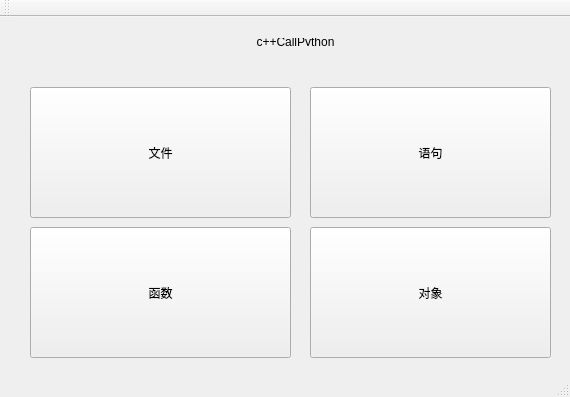
<?xml version="1.0" encoding="UTF-8"?>
<ui version="4.0">
 <class>cpythonClass</class>
 <widget class="QMainWindow" name="cpythonClass">
  <property name="geometry">
   <rect>
    <x>0</x>
    <y>0</y>
    <width>570</width>
    <height>397</height>
   </rect>
  </property>
  <property name="windowTitle">
   <string>cpython</string>
  </property>
  <widget class="QWidget" name="centralWidget">
   <widget class="QWidget" name="widget" native="true">
    <property name="geometry">
     <rect>
      <x>10</x>
      <y>10</y>
      <width>571</width>
      <height>30</height>
     </rect>
    </property>
    <layout class="QVBoxLayout" name="verticalLayout">
     <item>
      <widget class="QLabel" name="label">
       <property name="layoutDirection">
        <enum>Qt::LeftToRight</enum>
       </property>
       <property name="text">
        <string>c++CallPython</string>
       </property>
       <property name="alignment">
        <set>Qt::AlignCenter</set>
       </property>
      </widget>
     </item>
    </layout>
   </widget>
   <widget class="QToolButton" name="toolButton">
    <property name="geometry">
     <rect>
      <x>30</x>
      <y>70</y>
      <width>261</width>
      <height>131</height>
     </rect>
    </property>
    <property name="text">
     <string>文件</string>
    </property>
   </widget>
   <widget class="QToolButton" name="toolButton_2">
    <property name="geometry">
     <rect>
      <x>310</x>
      <y>70</y>
      <width>241</width>
      <height>131</height>
     </rect>
    </property>
    <property name="text">
     <string>语句</string>
    </property>
   </widget>
   <widget class="QToolButton" name="toolButton_3">
    <property name="geometry">
     <rect>
      <x>30</x>
      <y>210</y>
      <width>261</width>
      <height>131</height>
     </rect>
    </property>
    <property name="text">
     <string>函数</string>
    </property>
   </widget>
   <widget class="QToolButton" name="toolButton_4">
    <property name="geometry">
     <rect>
      <x>310</x>
      <y>210</y>
      <width>241</width>
      <height>131</height>
     </rect>
    </property>
    <property name="text">
     <string>对象</string>
    </property>
   </widget>
  </widget>
  <widget class="QMenuBar" name="menuBar">
   <property name="geometry">
    <rect>
     <x>0</x>
     <y>0</y>
     <width>570</width>
     <height>23</height>
    </rect>
   </property>
  </widget>
  <widget class="QToolBar" name="mainToolBar">
   <attribute name="toolBarArea">
    <enum>TopToolBarArea</enum>
   </attribute>
   <attribute name="toolBarBreak">
    <bool>false</bool>
   </attribute>
  </widget>
  <widget class="QStatusBar" name="statusBar"/>
 </widget>
 <layoutdefault spacing="6" margin="11"/>
 <resources>
  <include location="cpython.qrc"/>
 </resources>
 <connections/>
</ui>
